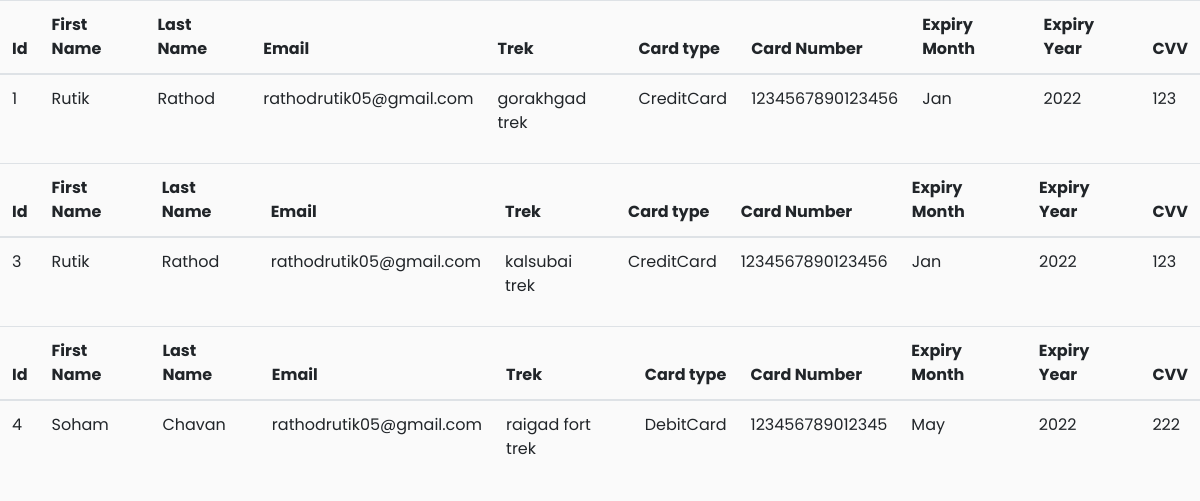
/GoTrek/trekbooking.php, run on the app's committed database.
### tables this page shows
CREATE TABLE `trekbooking` (
  `id` int(100) NOT NULL,
  `firstname` varchar(100) NOT NULL,
  `lastname` varchar(100) NOT NULL,
  `email` varchar(100) NOT NULL,
  `trekname` varchar(100) NOT NULL,
  `cardtype` varchar(100) NOT NULL,
  `cardnumber` bigint(100) NOT NULL,
  `expirymonth` varchar(100) NOT NULL,
  `expiryyear` int(100) NOT NULL,
  `cvv` int(100) NOT NULL
);

### GoTrek/trekbooking.php (the view, shortened to what this page needs)
<?php include 'header.php';
include('connection.php');
$stmt = $con->prepare("SELECT * FROM trekbooking");
$stmt->execute();
$trekbooking = $stmt->get_result();
?>
<?php if(mysqli_num_rows($trekbooking)>0){ ?>
            <?php while($row= $trekbooking->fetch_assoc()){ ?>
				<div class="container_fluid">
		<div class="table-responsive">
			<table class="table" id="book_table">
				<thead>
					<th>Id</th>
					<th>First Name</th>
					<th>Last Name</th>
					<th>Email</th>
					<th>Trek</th>
					<th>Card type</th>
					<th>Card Number</th>
					<th>Expiry Month</th>
					<th>Expiry Year</th>
					<th>CVV</th>
				</thead>
				<td><?php echo $row['id'] ?></td>
				<td><?php echo $row['firstname'] ?></td>
				<td><?php echo $row['lastname'] ?></td>
				<td><?php echo $row['email'] ?></td>
				<td><?php echo $row['trekname'] ?></td>
				<td><?php echo $row['cardtype'] ?></td>
				<td><?php echo $row['cardnumber'] ?></td>
				<td><?php echo $row['expirymonth'] ?></td>
				<td><?php echo $row['expiryyear'] ?></td>
				<td><?php echo $row['cvv'] ?></td>
			</table>
		</div>
	</div>
        <?php } ?>
        <?php } else{ ?>
			<h1>Nothing Here</h1>
            <?php } ?>

### GoTrek/admin.css (style rules this page uses)
body { font-family: 'Poppins', sans-serif; background: #fafafa; }

### data on the page
trekbooking: id "1", firstname "Rutik", lastname "Rathod", email "rathodrutik05@gmail.com", trekname "gorakhgad trek", cardtype "CreditCard", cardnumber "1234567890123456", expirymonth "Jan", expiryyear "2022", cvv "123"
trekbooking: id "3", firstname "Rutik", lastname "Rathod", email "rathodrutik05@gmail.com", trekname "kalsubai trek", cardtype "CreditCard", cardnumber "1234567890123456", expirymonth "Jan", expiryyear "2022", cvv "123"
trekbooking: id "4", firstname "Soham", lastname "Chavan", email "rathodrutik05@gmail.com", trekname "raigad fort trek", cardtype "DebitCard", cardnumber "123456789012345", expirymonth "May", expiryyear "2022", cvv "222"
